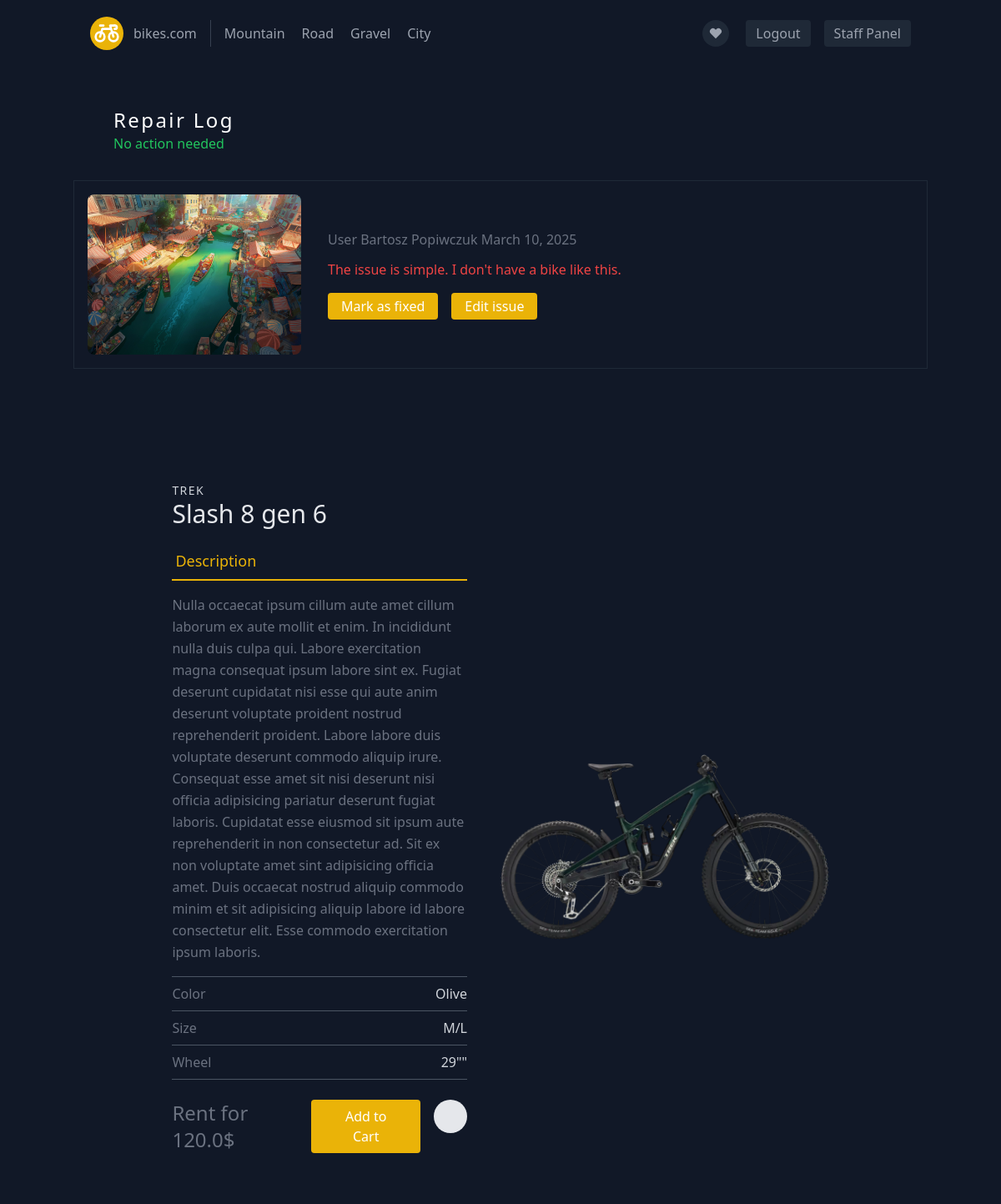
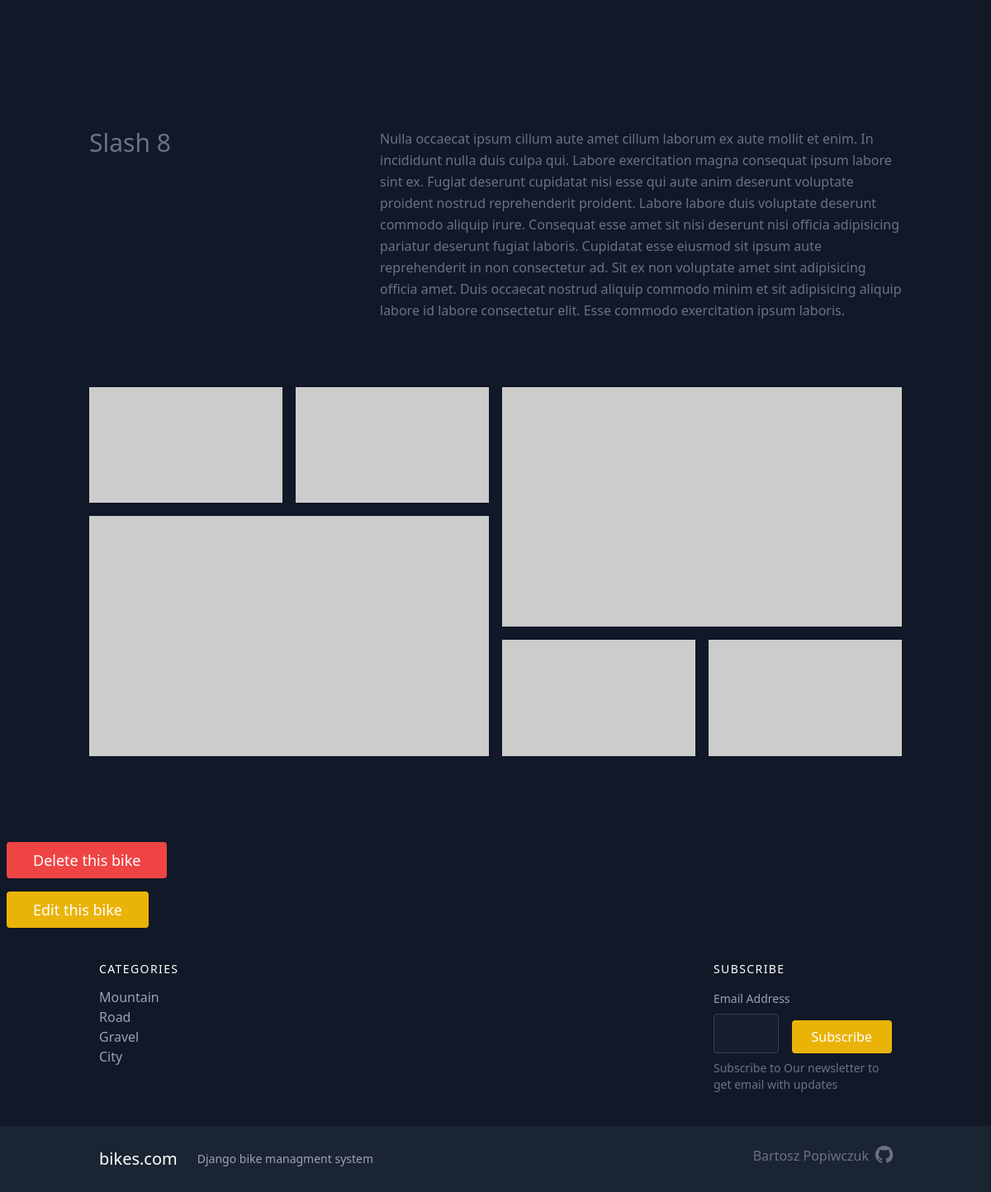
Page /staff/details/6 (signed in) on the committed database (2 pictures, top to bottom).
### staff_panel/models.py (models this page shows, shortened)
class Issue(models.Model):
    id = models.AutoField(primary_key=True, editable=False, unique=True)
    bicycle = models.ForeignKey(
        "bike_portfolio.Bicycle", on_delete=models.CASCADE, related_name="repair_logs"
    )
    issue_description = models.TextField(max_length=1000, blank=False, null=False)
    issue_image = models.ImageField(
        default="default.png", upload_to=custom_upload_to, blank=True, null=True
    )
    is_fixed = models.BooleanField(default=False)
    date_reported = models.DateField(auto_now_add=True)
    reported_by = models.ForeignKey(
        get_user_model(),
        on_delete=models.SET_NULL,
        null=True,
        blank=True,
        related_name="reported_issues",
    )
    date_fixed = models.DateField(null=True, blank=True)
    fixed_by = models.ForeignKey(
        get_user_model(),
        on_delete=models.SET_NULL,
        null=True,
        blank=True,
        related_name="fixed_issues",
    )

### users/models.py (models this page shows, shortened)
class CustomUser(AbstractUser):
    id = models.AutoField(primary_key=True, editable=False, unique=True)
    email = models.EmailField(
        max_length=100,
        unique=True,
    )
    phone_number = models.CharField(max_length=13, blank=True, null=True)
    adress_country = models.CharField(max_length=20, blank=True, null=True)
    adress_city = models.CharField(max_length=50, blank=True, null=True)
    adress_street = models.CharField(max_length=50, blank=True, null=True)
    adress_number = models.CharField(max_length=10, blank=True, null=True)
    username = models.CharField(max_length=255, unique=True, blank=True)
    is_staff = models.BooleanField(default=False)
    USERNAME_FIELD = "email"
    REQUIRED_FIELDS = ["first_name", "last_name"]
    def __str__(self) -> str:
        return f"User {self.first_name} {self.last_name}"

### bike_portfolio/models.py (models this page shows, shortened)
class Bicycle(models.Model):
    id = models.AutoField(primary_key=True, editable=False, unique=True)
    brand = models.CharField(max_length=30)  # eg Trek
    line = models.CharField(max_length=100)  # eg Slash
    model = models.CharField(max_length=30)  # eg 9.9 or SE
    generation = models.CharField(max_length=30, blank=True, null=True)  # eg gen 6
    description = models.CharField(max_length=1000)
    year_production = models.IntegerField()
    color_primary = models.CharField(max_length=30)
    color_secondary = models.CharField(max_length=30, blank=True, null=True)
    FRAME_SIZE_CHOICES: list[tuple[str, str]] = [
        ("XS", "XS"),
        ("S", "S"),
        ("S/M", "S/M"),
        ("M", "M"),
        ("M/L", "M/L"),
        ("L", "L"),
        ("XL", "XL"),
    ]
    frame_size = models.CharField(max_length=3, choices=FRAME_SIZE_CHOICES)
    FRAME_MATERIAL: list[tuple[str, str]] = [
        ("carbon", "Carbon"),
        ("steel", "Steel"),
        ("aluminium", "Aluminium"),
        ("titanium", "Titanium"),
    ]
    frame_material = models.CharField(max_length=9, choices=FRAME_MATERIAL)
    WHEEL_SIZE_CHOICES: list[tuple[str, str]] = [
        ('24"', '24"'),
        ('26"', '26"'),
        ('27.5"', '27.5"'),
        ('29"', '29"'),
    ]
    wheel_size = models.CharField(choices=WHEEL_SIZE_CHOICES, max_length=10)
    tire_size_width = models.FloatField()
    BICYCLE_PURPOSE_CHOICES: list[tuple[str, str]] = [
        ("mtb", "Mountain"),
        ("road", "Road"),
        ("gravel", "Gravel"),
        ("city", "City"),
    ]
    purpose = models.CharField(max_length=30, choices=BICYCLE_PURPOSE_CHOICES)
    suspension_front = models.BooleanField(default=True)
    suspension_back = models.BooleanField(default=True)
    weight = models.FloatField()
    is_available = models.BooleanField(default=True)
    is_serviceable = models.BooleanField(default=False)
    is_electric = models.BooleanField(default=False)
    amount = models.IntegerField(default=1)
    prize_buy = models.FloatField()
    prize_rent = models.FloatField()
    image_main = models.ImageField(default="default.png", upload_to=custom_upload_to)
    class Meta:
        ordering = ['-is_available']

### staff_panel/views.py (the view)
# urls.py: path("details/<int:pk>", staff_views.staff_detail, name="staff-detail"),
@staff_member_required
def staff_detail(request, pk):
    bike: Bicycle = Bicycle.objects.get(id=pk)
    context = {
        "website_title": f"bikes.com - Staff Panel - {bike.brand} {bike.line} {bike.model}",
        "bike": bike,
        "issues": bike.repair_logs.filter(is_fixed=False),  # type: ignore
    }
    return render(request, "staff_panel/bike_detail.html", context)

### staff_panel/templates/staff_panel/bike_detail.html (shortened to what this page needs)
{% extends "bike_portfolio/base.html" %}
{% block content %}
<section class="text-gray-400 bg-gray-900 body-font">
  <div class="container p-4 mx-auto">
    <div class="flex flex-col w-full m-8">
      <h1 class="text-2xl font-medium title-font text-white tracking-widest">Repair Log</h1>
      {% if issue is None %}
        <p class="mb-4 text-green-500">No action needed</p>
      {% endif %}
    </div>
    <div class="flex flex-wrap -m-4">
    {% for issue in issues %}
    <div class="p-4 w-full border border-gray-800 hover:border hover:border-gray-900 mb-4">
        <div class="h-full flex sm:flex-row flex-col items-center sm:justify-start justify-center text-center sm:text-left">
          <img alt="team" class="flex-shrink-0 rounded-lg h-48 object-cover object-center" src="{{issue.issue_image.url}}">
          <div class="flex-grow sm:pl-8">
            <h3 class="text-gray-500 mb-3">{{ issue.reported_by }} {{issue.date_reported}}</h3>
            <p class="mb-4 text-red-500 line-clamp-5">{{ issue.issue_description }}</p>
            <span class="inline-flex">
              <form action="{% url 'staff-delete-issue' issue.id %}" method="POST">
                <button class="inline-flex text-white bg-yellow-500 border-0 py-1 px-4 focus:outline-none hover:bg-yellow-600 rounded mr-4">Mark as fixed</button>
              </form>
              <form action="{% url 'staff-edit-issue' issue.id %}" method="GET">
                <button class="inline-flex text-white bg-yellow-500 border-0 py-1 px-4 focus:outline-none hover:bg-yellow-600 rounded mr-4">Edit issue</button>
              </form>
            </span>
          </div>
        </div>
      </div>
    {% endfor %}
    </div>
  </div>
{% include "bike_portfolio/bike_detail_content.html" %}
</section>
    <form action="{% url "staff-delete-bike" bike.id %}" method="POST">
      <button class="text-white bg-red-500 border-0 w-auto m-2 py-2 px-8 focus:outline-none hover:bg-yellow-600 rounded text-lg" >Delete this bike</button>
    </form>
    <form action="{% url "staff-edit-bike" bike.id %}" method="GET">
      <button class="text-white bg-yellow-500 border-0 w-auto m-2 py-2 px-8 focus:outline-none hover:bg-yellow-600 rounded text-lg" >Edit this bike</button>
    </form>
{% endblock content %}

### bike_portfolio/templates/bike_portfolio/bike_detail_content.html (shortened to what this page needs)
<section class="text-gray-500 body-font overflow-hidden">
  <div class="container px-5 py-24 mx-auto">
    <div class="lg:w-4/5 mx-auto flex flex-wrap">
      <div class="lg:w-1/2 w-full lg:pr-10 lg:py-6 mb-6 lg:mb-0">
        <h2 class="text-sm title-font text-gray-300 tracking-widest" style="text-transform: uppercase;">{{bike.brand}}</h2>
        <h1 class="text-gray-200 text-3xl title-font font-medium mb-4">{{bike.line}} {{bike.model}} {{bike.generation}}</h1>
        <div class="flex mb-4">
          <a class="flex-grow text-yellow-500 border-b-2 border-yellow-500 py-2 text-lg px-1">Description</a>
        </div>
        <p class="leading-relaxed mb-4">{{ bike.description }}</p>
        <div class="flex border-t border-gray-600 py-2">
          <span class="text-gray-500">Color</span>
          <span class="ml-auto text-gray-300">{{bike.color_primary}}</span>
        </div>
        <div class="flex border-t border-gray-600 py-2">
          <span class="text-gray-500">Size</span>
          <span class="ml-auto text-gray-300">{{bike.frame_size}}</span>
        </div>
        <div class="flex border-t border-b mb-6 border-gray-600 py-2">
          <span class="text-gray-500">Wheel</span>
          <span class="ml-auto text-gray-300">{{bike.wheel_size}}"</span>
        </div>
        <div class="flex">
          <span class="title-font font-medium text-2xl text-gray-500">Rent for {{bike.prize_rent}}$</span>
          {% if bike.is_available %}
          <button class="flex ml-auto text-white bg-yellow-500 border-0 py-2 px-6 focus:outline-none hover:bg-yellow-600 rounded">Add to Cart</button>
          {% elif not bike.is_available %}
          <button class="flex ml-auto text-white bg-gray-500 border-0 py-2 px-6 focus:outline-none rounded">Currently Unavailable</button>
          {% endif %}
          <form action="{% url "user-toggle-favorite" bike.id %}" method="post">
            <button class="rounded-full w-10 h-10 bg-gray-200 p-0 border-0 inline-flex items-center justify-center text-gray-500 ml-4" >
          </button>
          </form>
        </div>
      </div>
      <img alt="ecommerce" class="lg:w-1/2 w-full lg:h-auto h-64 object-contain object-center rounded" src="{{bike.image_main.url }}">
    </div>
  </div>
</section>
<section class="text-gray-500 body-font">
  <div class="container px-5 py-24 mx-auto flex flex-wrap">
    <div class="flex w-full mb-20 flex-wrap">
      <h1 class="sm:text-3xl text-2xl font-medium title-font text-gray-500 lg:w-1/3 lg:mb-0 mb-4">{{bike.line}} {{bike.model}}</h1>
      <p class="lg:pl-6 lg:w-2/3 mx-auto leading-relaxed text-base">{{bike.description}}</p>
    </div>
    <div class="flex flex-wrap md:-m-2 -m-1">
      <div class="flex flex-wrap w-1/2">
        <div class="md:p-2 p-1 w-1/2">
          <img alt="gallery" class="w-full object-cover h-full object-center block" src="https://dummyimage.com/500x300">
        </div>
        <div class="md:p-2 p-1 w-1/2">
          <img alt="gallery" class="w-full object-cover h-full object-center block" src="https://dummyimage.com/500x300">
        </div>
        <div class="md:p-2 p-1 w-full">
          <img alt="gallery" class="w-full h-full object-cover object-center block" src="https://dummyimage.com/1000x600">
        </div>
      </div>
      <div class="flex flex-wrap w-1/2">
        <div class="md:p-2 p-1 w-full">
          <img alt="gallery" class="w-full h-full object-cover object-center block" src="https://dummyimage.com/1000x600">
        </div>
        <div class="md:p-2 p-1 w-1/2">
          <img alt="gallery" class="w-full object-cover h-full object-center block" src="https://dummyimage.com/500x300">
        </div>
        <div class="md:p-2 p-1 w-1/2">
          <img alt="gallery" class="w-full object-cover h-full object-center block" src="https://dummyimage.com/500x300">
        </div>
      </div>
    </div>
  </div>
</section>

### rows in the picture
Issue: issue_image (picture), reported_by "User Bartosz Popiwczuk", date_reported "March 10, 2025", issue_description "The issue is simple. I don't have a bike like this."
Bicycle: brand "TREK", line "Slash", model "8", generation "gen 6", description "Nulla occaecat ipsum cillum aute amet cillum laborum ex aute mollit et enim. In incididunt nulla duis culpa qui. Labore exercitation magna consequat ipsum labore sint ex. Fugiat deserunt cupidatat nisi esse qui aute anim deserunt voluptate proident nostrud reprehenderit proident. Labore labore duis voluptate deserunt commodo aliquip irure. Consequat esse amet sit nisi deserunt nisi officia adipisicing pariatur deserunt fugiat laboris. Cupidatat esse eiusmod sit ipsum aute reprehenderit in non consectetur ad. Sit ex non voluptate amet sint adipisicing officia amet. Duis occaecat nostrud aliquip commodo minim et sit adipisicing aliquip labore id labore consectetur elit. Esse commodo…", color_primary "Olive", frame_size "M/L", wheel_size "29\"", prize_rent "120.0", image_main (picture)
